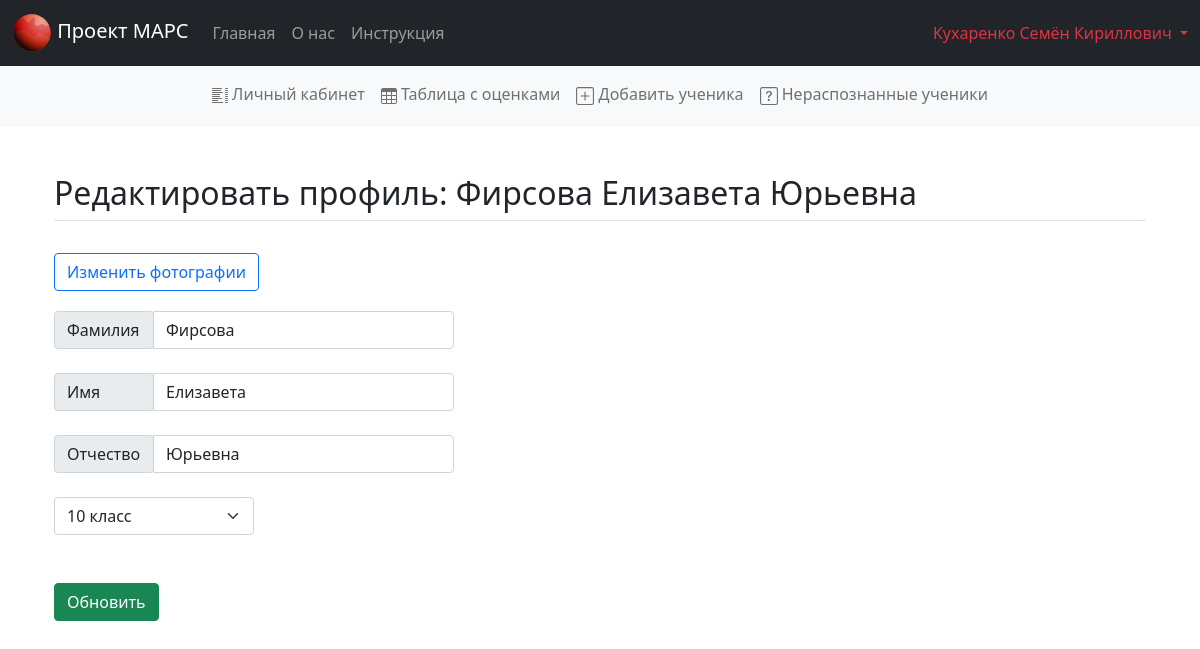
Before: /lk/edit_student/student_id=1 (signed in) with the older database file.
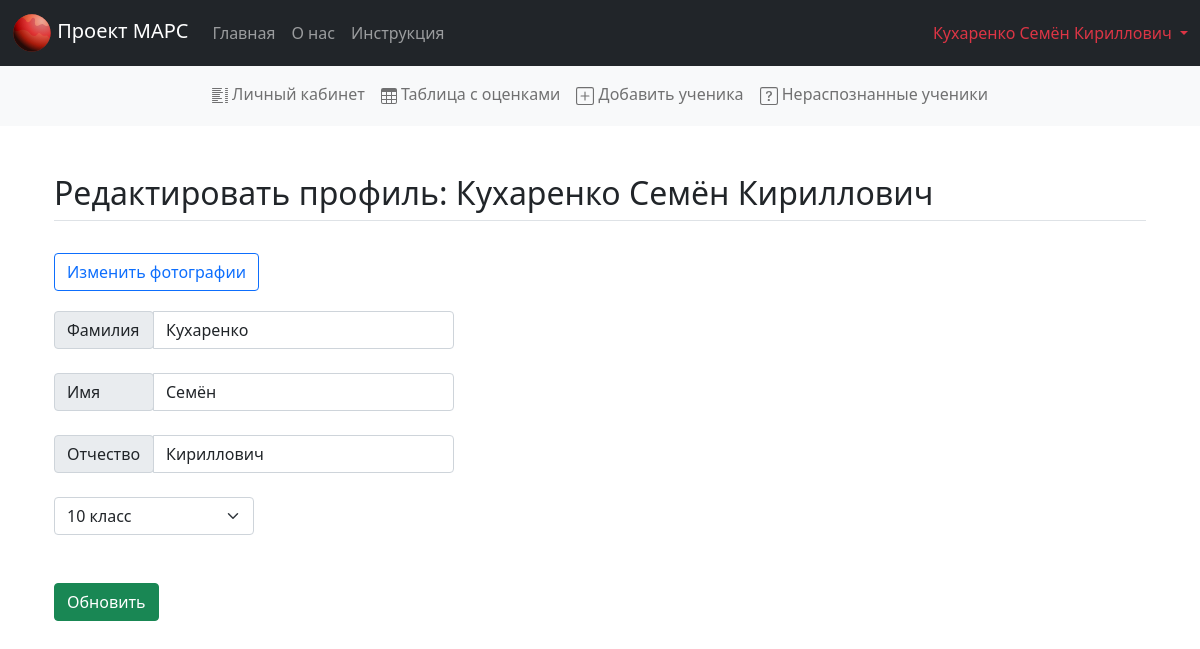
After: the same page with the newer database file.
### source/system.py (models this page shows, shortened)
class Student(db.Model):
    id = db.Column(db.Integer, primary_key=True)
    name = db.Column(db.String(50))
    grade = db.Column(db.Integer)
    teacher_id = db.Column(db.Integer, db.ForeignKey("teacher.id"))

### source/__init__.py (the view)
@app.route('/lk/edit_student/student_id=<int:student_id>', methods=['POST', 'GET'])
def edit_student(student_id):
    teacher_id = session.get('user_id')
    if teacher_id is None:
        return redirect('/error_no_access')
    student = db.session.get(Student, student_id)
    if request.method == 'POST':
        student.name = request.form["surname"] + " " + request.form["name"] + " " + request.form["patronymic"]
        student.grade = int(request.form["grade"].split()[0])
        db.session.commit()
        return redirect('/lk')
    name_list = student.name.split()
    return render_template('enter_student.html', student_name=student.name, student_grade=f"{student.grade} класс",
                           name_list=name_list, link=f"/lk/edit_student_photo/student_id={student_id}")

### source/__init__.py (called while the page is built)
@app.before_request
def load_logged_in_user():
    session.permanent = True
    app.permanent_session_lifetime = timedelta(minutes=SESSION_DUR)
    teacher_id = session.get('user_id')
    if teacher_id is None:
        g.teacher_name = None
    else:
        g.teacher_name = db.session.get(Teacher, teacher_id).name

### source/templates/enter_student.html (shortened to what this page needs)
{% extends 'base.html' %}
{% block body %}
<div class="container px-4 py-5">
    <h2 class="pb-2 border-bottom">Редактировать профиль: {{ student_name }}</h2><br>
    <a href={{ link }}><button class="btn btn-outline-primary" type="button" style="margin-bottom: 20px;">Изменить фотографии</button></a>
    <form method="post" enctype = "multipart/form-data">
        <div class="input-group has-validation" style="width: 400px">
            <span class="input-group-text" style="width: 100px">Фамилия</span>
            <input type="text" class="form-control" name="surname" placeholder="Surname" value={{ name_list[0] }}>
        </div><br>
        <div class="input-group has-validation" style="width: 400px">
            <span class="input-group-text" style="width: 100px">Имя</span>
            <input type="text" class="form-control" name="name" placeholder="Name" value={{ name_list[1] }}>
        </div><br>
        <div class="input-group has-validation" style="width: 400px">
            <span class="input-group-text" style="width: 100px">Отчество</span>
            <input type="text" class="form-control" name="patronymic" placeholder="Patronymic" value={{ name_list[2] }}>
        </div><br>
          <select class="form-select" id="grade" name="grade" required="" style="width: 200px">
            <option>{{ student_grade }}</option>
          </select><br><br>
        <button type="submit" class="btn btn-success">Обновить</button>
    </form>
</div>
{% endblock %}

Changed rows visible on the page:
changed Student: name "Фирсова Елизавета Юрьевна" → "Кухаренко Семён Кириллович"
Other visible differences:
form field surname: "Фирсова" → "Кухаренко"
form field name: "Елизавета" → "Семён"
form field patronymic: "Юрьевна" → "Кириллович"
